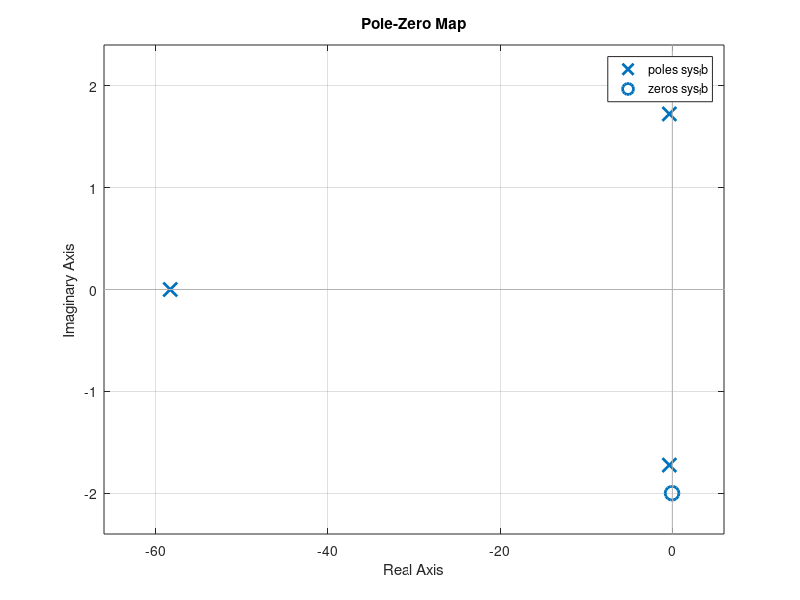

Here is the MATLAB script that generated this plot: (Note: this script raises an error after producing the figure.)
% author: Caio E. Coelho de Oliveira, Mechatronics Engineering Undergraduate, University of Brasília.
% This code creates a process via a script, calculates the feedback transfer function and 
% opens the siso tool to evaluate a PID compensator applied to it.

clear all
close all

A = [-4 -0.03; 0.75 -10];
B = [2; 0];
C = [0 1];
D = 0;

% State space
sys_proc = ss(A,B,C,D);
disp("Space State matrixes created");

% PID
kp = 30;
ki = 120;
kd = 2;
sys_pid = tf([kp kd ki], [0 1 0]);
disp ("PID matrixes created");

% Zero-pole-gain format
zpk(sys_proc);

% DC gain
dcgain(sys_proc);

% Series transfer function
sys_series = series(sys_pid, sys_proc);

% Feedback transfer function
sys_fb = feedback(sys_series, 1);

pzmap(sys_fb)
step(sys_fb)
pole(sys_fb);
zero(sys_fb);

t = 1:0.01:25;
r = sign(sin(2*pi*0.2*t));
y = lsim(sys_fb, r, t);

figure

subplot(2,1,1); plot(t,r);
subplot(2,1,2); plot(t,y);

sisotool(sys_proc)
